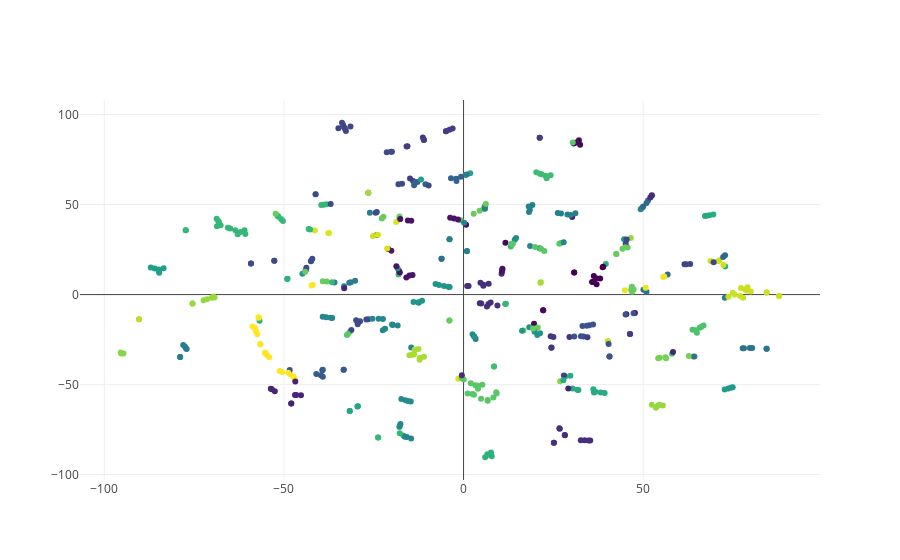
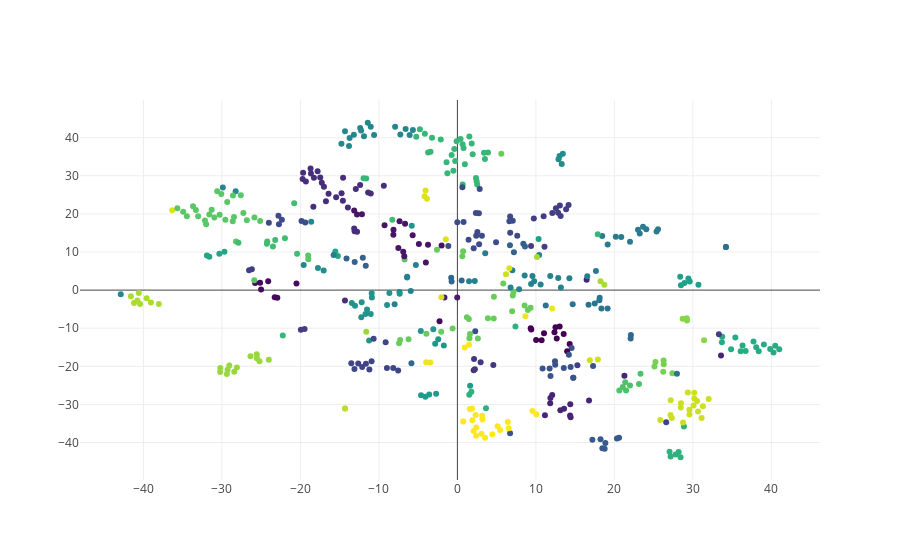
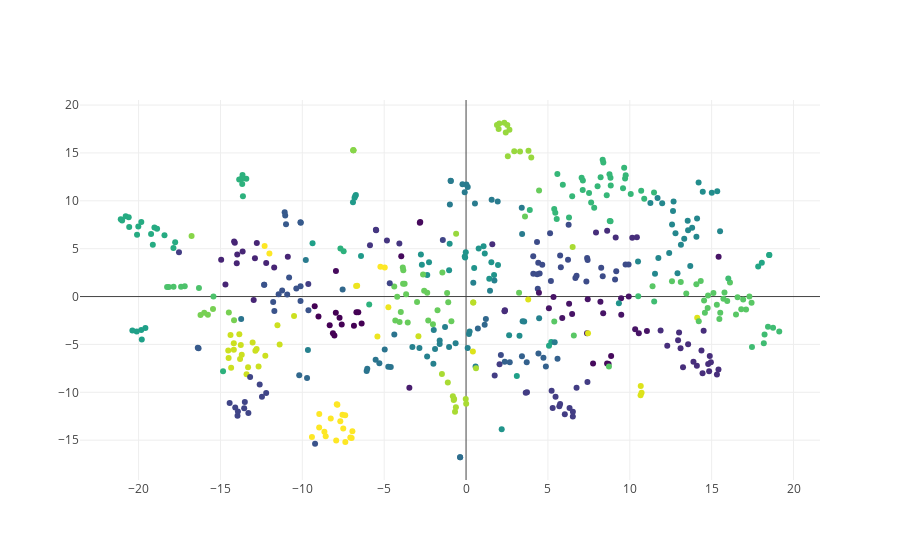
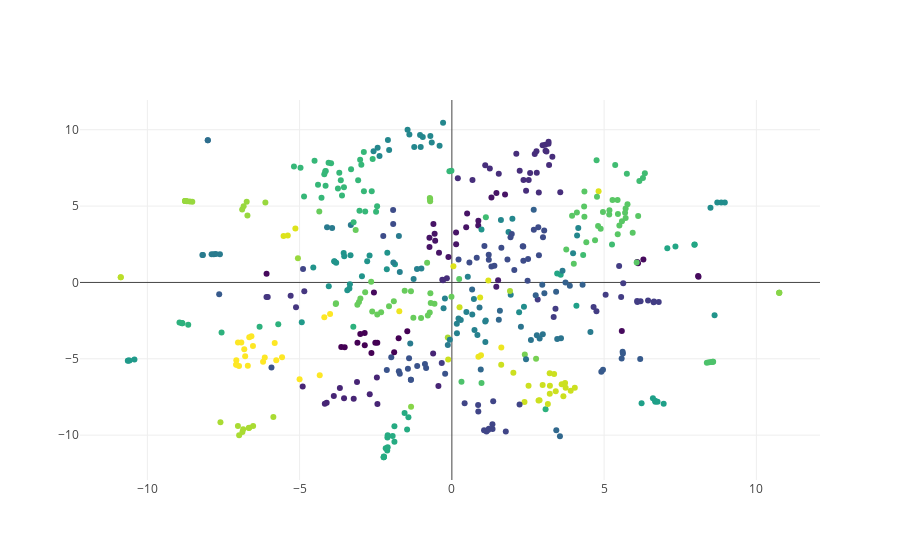

The notebook cell these images were saved under, in order:
### Code cell
plotTSNE(x1,y1,c,N)
plotTSNE(x2,y2,c,N)
plotTSNE(x3,y3,c,N)
plotTSNE(x4,y4,c,N)

### Figure 1 — Plotly figure (JSON) as saved in the notebook; plotly's stock layout.template omitted (floating-point values rounded to 4 significant figures; data arrays with more than 128 entries replaced by an {"elided": "..."} marker saying what was removed)
{"data": [{"hoverinfo": "text", "marker": {"color": {"elided": "500 float values"}, "colorscale": "Viridis"}, "mode": "markers", "showlegend": false, "text": {"elided": "500 str values"}, "type": "scatter", "uid": "dc125838-306a-4221-83b7-e0fe43e8062a", "x": {"elided": "500 float values"}, "y": {"elided": "500 float values"}}], "layout": {}}

### Figure 2 — Plotly figure (JSON) as saved in the notebook; plotly's stock layout.template omitted (floating-point values rounded to 4 significant figures; data arrays with more than 128 entries replaced by an {"elided": "..."} marker saying what was removed)
{"data": [{"hoverinfo": "text", "marker": {"color": {"elided": "500 float values"}, "colorscale": "Viridis"}, "mode": "markers", "showlegend": false, "text": {"elided": "500 str values"}, "type": "scatter", "uid": "cfedba9c-fae1-43b8-bc71-f5ee3ad8345f", "x": {"elided": "500 float values"}, "y": {"elided": "500 float values"}}], "layout": {}}

### Figure 3 — Plotly figure (JSON) as saved in the notebook; plotly's stock layout.template omitted (floating-point values rounded to 4 significant figures; data arrays with more than 128 entries replaced by an {"elided": "..."} marker saying what was removed)
{"data": [{"hoverinfo": "text", "marker": {"color": {"elided": "500 float values"}, "colorscale": "Viridis"}, "mode": "markers", "showlegend": false, "text": {"elided": "500 str values"}, "type": "scatter", "uid": "8b30bb95-6c0b-4fb2-9cf7-32eafcf9f8a5", "x": {"elided": "500 float values"}, "y": {"elided": "500 float values"}}], "layout": {}}

### Figure 4 — Plotly figure (JSON) as saved in the notebook; plotly's stock layout.template omitted (floating-point values rounded to 4 significant figures; data arrays with more than 128 entries replaced by an {"elided": "..."} marker saying what was removed)
{"data": [{"hoverinfo": "text", "marker": {"color": {"elided": "500 float values"}, "colorscale": "Viridis"}, "mode": "markers", "showlegend": false, "text": {"elided": "500 str values"}, "type": "scatter", "uid": "8619355b-7683-4799-8587-f5a72c1dad7e", "x": {"elided": "500 float values"}, "y": {"elided": "500 float values"}}], "layout": {}}
